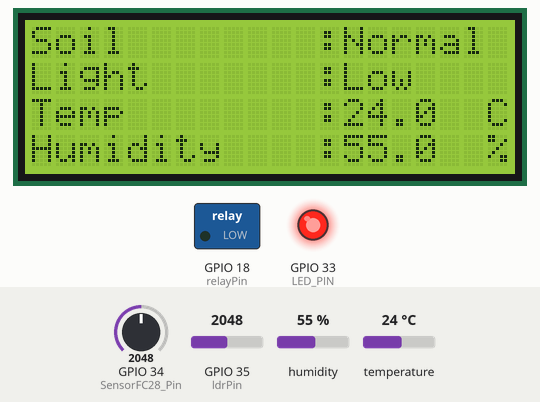
A sketch run on a simulated ESP32. Shown: 20×4 character LCD, switched loads named in the sketch (green lamp = pin HIGH), output pins drawn as LEDs (lit = HIGH). Inputs (shaded band) come from the test bench; at power-on: GPIO 34 (SensorFC28_Pin) = 2048, GPIO 35 (ldrPin) = 2048, humidity 55 %, temperature 24 °C. The local clock reads 2024-03-15 10:24:30 at power-on unless the sketch sets it; what the sketch prints to the serial monitor is not drawn.

Above: at 3.3 s.
3.4 s: GPIO 34 (SensorFC28_Pin) set to 2659
10.2 s: GPIO 34 (SensorFC28_Pin) set to 2757
At 12.9 s:
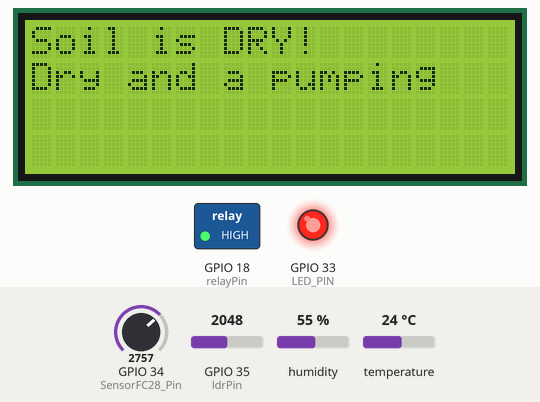
18.3 s: GPIO 34 (SensorFC28_Pin) set to 1228
At 24.9 s:
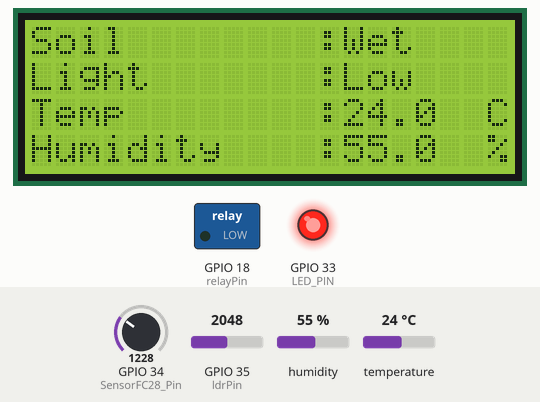
25.9 s: GPIO 35 (ldrPin) set to 767
At 28.8 s:
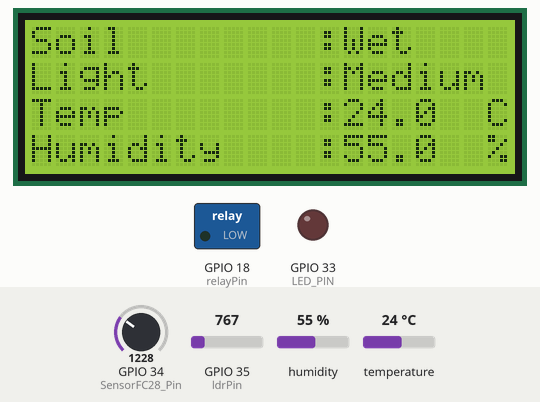
34.0 s: GPIO 35 (ldrPin) set to 701
At 38.6 s:
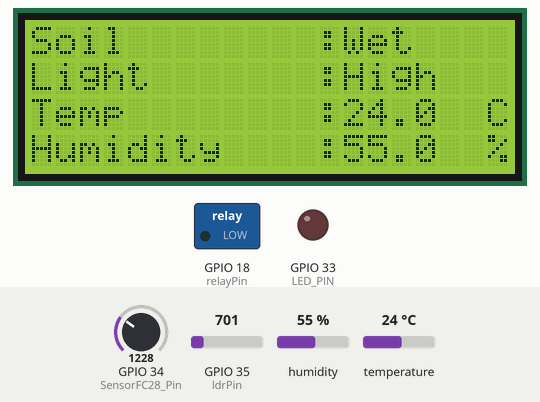
42.0 s: GPIO 34 (SensorFC28_Pin) set to 1302
46.1 s: GPIO 34 (SensorFC28_Pin) set to 1414
At 48.4 s:
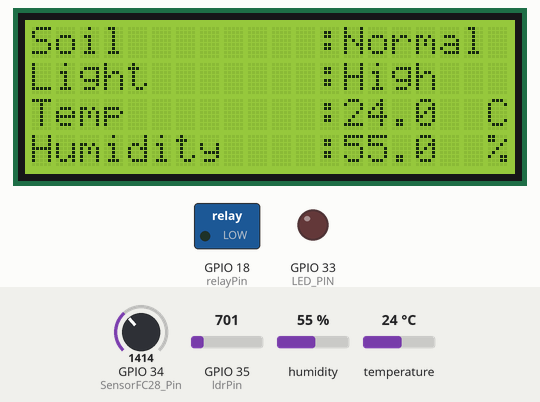
Timing chart, 0 to 49.9 s (numbered marks = the images above; inputs shaded):
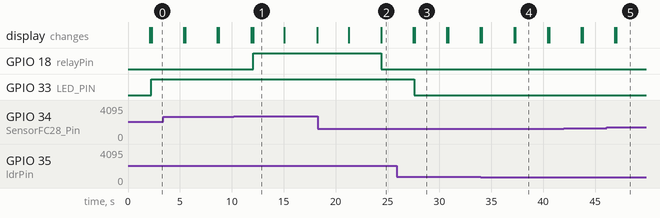

Measured:
- the behaviour switches between 2729 and 2730 on GPIO 34 (SensorFC28_Pin) (found by bisection; images 0 and 1)
- the behaviour switches between 727 and 726 on GPIO 35 (ldrPin) (found by bisection; images 3 and 4)
- the behaviour switches between 1364 and 1365 on GPIO 34 (SensorFC28_Pin) (found by bisection; images 4 and 5)
- after the input at 10.2 s, GPIO 18 (relayPin): LOW → HIGH after 1.8 s; the display: first differs from a run without the input after 1.8 s (image 1)
- after the input at 18.3 s, GPIO 18 (relayPin): HIGH → LOW after 6.1 s; the display: first differs from a run without the input after 6.1 s (image 2)
- after the input at 25.9 s, GPIO 33 (LED_PIN): HIGH → LOW after 1.7 s; the display: first differs from a run without the input after 1.7 s (image 3)
- after the input at 34.0 s, the display: first differs from a run without the input after 3.3 s (image 4)
- after the input at 46.1 s, the display: first differs from a run without the input after 0.93 s (image 5)

The sketch:

main.ino
```cpp
// HEADER FILES ---------------------------
#include <Wire.h>
#include "LiquidCrystal_I2C.h"
#include "DHT.h"
#include <RTClib.h>
RTC_DS1307 rtc;
// ----------------------------------------

// VARIABLE DEFINITIONS -------------------
#define relayPin 18
#define ldrPin 35
#define DHT_PIN 15
#define DHTTYPE DHT22
#define LED_PIN 33
DHT dht(DHT_PIN, DHT22);
LiquidCrystal_I2C lcd(0x27, 20, 4);

// Soil Moisture Sensor (FC-28) with Potentiometer
#include "FC28.h"
#define SensorFC28_Pin 34
float soil_moisture;
FC28Sensor mySensor;

// ESP32 ADC: 12-bit (0-4095), ~3.3V reference. The photoresistor module
// already includes its own conditioning circuit, so this just converts the
// raw reading to volts, then to an approximate lux value using the standard
// LDR resistance/lux relationship.
const float ADC_MAX = 4095.0;
const float ADC_VREF = 3.3;
const float gama = 0.7;
const float rl10 = 50;

String soilCondition;
String lightLevel;
float humidity;
float temperature;
float lux;
// ----------------------------------------

// SETUP FUNCTION -------------------------
void setup() {
  // Serial is initialized exactly once, here, by the application.
  // (FC28Sensor no longer touches Serial internally - see FC28.cpp.)
  Serial.begin(9600);

  pinMode(ldrPin, INPUT);
  pinMode(DHT_PIN, INPUT);
  pinMode(LED_PIN, OUTPUT);
  pinMode(relayPin, OUTPUT);
  mySensor.initFC28Sensor(SensorFC28_Pin);

  Wire.begin();
  if (!rtc.begin()) {
    Serial.println("RTC Not Connected");
    lcd.setCursor(0, 0);
    lcd.print("RTC Not Connected");
    while (1);
  }

  dht.begin();
  lcd.init();
  lcd.backlight();
  lcd.setCursor(0, 0);
  lcd.print("Welcome to");
  lcd.setCursor(0, 1);
  lcd.print("Smart Agriculture");
  lcd.setCursor(0, 2);
  lcd.print("Monitoring System");
  delay(2000);
  lcd.clear();
  Serial.println("Smart Agriculture System Initialized");
}
// ----------------------------------------

// MAIN LOOP ------------------------------
void loop() {
  DateTime now = rtc.now();
  Serial.println("Date               : " + String() + now.day() + "/" + now.month() + "/" + (now.year() % 100));
  Serial.println("Time               : " + String() + now.hour() + ":" + now.minute() + ":" + now.second());

  // Read sensor values
  humidity = dht.readHumidity();
  temperature = dht.readTemperature();

  // LDR: ESP32 ADC is 12-bit / ~3.3V, read and converted directly - no
  // intermediate rescale needed.
  int ldrValue = analogRead(ldrPin);
  float ldrVoltage = ldrValue / ADC_MAX * ADC_VREF;
  float ldrResistance = 2000 * ldrVoltage / (1 - ldrVoltage / ADC_VREF);
  lux = pow(rl10 * 1e3 * pow(10, gama) / ldrResistance, (1 / gama));

  // Soil moisture: see the convention note in FC28.h / FC28.cpp - higher
  // percentage here means DRIER soil (voltage-divider behavior of this
  // sensor), which is why controlPump() triggers the pump at HIGH values.
  soil_moisture = mySensor.getSoilMoisture();

  // Interpret sensor values
  soilCondition = soil_moisture < 33.33 ? "Wet" : soil_moisture > 66.66 ? "Dry" : "Normal";
  lightLevel = lux < 807 ? "Low" : (lux > 808 && lux < 1614 ? "Medium" : "High");

  // Display and control system status
  displaySoilStatus();
  displayLightStatus();
  displayEnvironment();
  controlPump();

  Serial.println("------------------------");
  delay(3000);
  lcd.clear();
}
// ----------------------------------------

// Display soil moisture level and condition
void displaySoilStatus() {
  lcd.setCursor(0, 0);
  lcd.print("Soil        :");
  lcd.setCursor(13, 0);
  lcd.print(soilCondition);
  Serial.println("Soil Moisture      : " + String(soil_moisture, 2) + " % (" + soilCondition + ")");
}

// Display light intensity and LED indicator
void displayLightStatus() {
  lcd.setCursor(0, 1);
  lcd.print("Light       :");
  lcd.setCursor(13, 1);
  lcd.print(lightLevel);
  Serial.println("Light Intensity    : " + String(lux, 1) + " Lux (" + lightLevel + ")");

  if (lux < 807) {
    digitalWrite(LED_PIN, HIGH); // Turn on light
    Serial.println("Light Level Low - LED ON");
  } else {
    digitalWrite(LED_PIN, LOW);  // Turn off light
    Serial.println("Light Level OK - LED OFF");
  }
}

// Display temperature and humidity readings
void displayEnvironment() {
  lcd.setCursor(0, 2);
  lcd.print("Temp        :");
  lcd.setCursor(13, 2);
  lcd.print(temperature, 1);
  lcd.setCursor(19, 2);
  lcd.print("C");

  lcd.setCursor(0, 3);
  lcd.print("Humidity    :");
  lcd.setCursor(13, 3);
  lcd.print(humidity, 1);
  lcd.setCursor(19, 3);
  lcd.print("%");

  Serial.println("Temperature        : " + String(temperature, 1) + " °C");
  Serial.println("Humidity           : " + String(humidity, 1) + " %");
}

// Control water pump based on soil condition
void controlPump() {
  if (soil_moisture > 66.66) {
    lcd.clear();
    lcd.setCursor(0, 0);
    lcd.print("Soil is DRY!");
    lcd.setCursor(0, 1);
    lcd.print("Dry and a pumping");
    digitalWrite(relayPin, HIGH);  // Turn on pump
    Serial.println("Soil is dry - Water Pump ON");
    delay(3000); // Wait to let the message be seen
    lcd.clear();
  } else {
    digitalWrite(relayPin, LOW);   // Turn off pump
    Serial.println("Soil moisture adequate - Pump OFF");
  }
}
// ----------------------------------------
```

FC28.cpp
```cpp
#include "FC28.h"

void FC28Sensor::initFC28Sensor(int pin) {
  pinMode(pin, INPUT);
  _pin = pin;
}

// Returns a linear 0.0-100.0 scaling of the raw 12-bit ADC reading (0-4095),
// i.e. value = analogFC28 / 40.95. This reproduces exactly what the original
// 900-line lookup table was trying to do (every correct threshold in that
// table was an exact multiple of 40.95 = 4095/100), without the three
// unreachable buckets caused by transposed comparison bounds in the original
// (e.g. ">= 3788.735 && < 3742.83", which can never be true).
float FC28Sensor::getSoilMoisture() {
  analogFC28 = analogRead(_pin);
  value = analogFC28 / 40.95;

  // Clamp defensively - analogRead() on ESP32 is specified 0-4095, but
  // clamping protects against any future change to attenuation/resolution.
  if (value > 100.0) value = 100.0;
  if (value < 0.0) value = 0.0;

  return value;
}
```

FC28.h
```cpp
#ifndef ESP32_FC28_H
#define ESP32_FC28_H

#include <Arduino.h>

// Driver for the FC-28 resistive soil moisture sensor, read via the ESP32's
// ADC1. Returns a 0.0-100.0 percentage, linearly scaled from the raw 12-bit
// ADC reading (0-4095). Higher analog reading = drier soil for this sensor
// wired as a simple voltage divider (resistance rises as the soil dries),
// so a HIGHER percentage here means DRIER soil, not wetter. See the comment
// on getSoilMoisture() in FC28.cpp - main.ino's pump logic depends on this
// convention being correct.
class FC28Sensor {
  public:
    // Call once from setup(). Does NOT touch Serial - the application
    // (main.ino) owns Serial.begin(), not the sensor driver.
    void initFC28Sensor(int pin);
    float getSoilMoisture();

  private:
    int _pin;
    float analogFC28, value;
};

#endif
```
